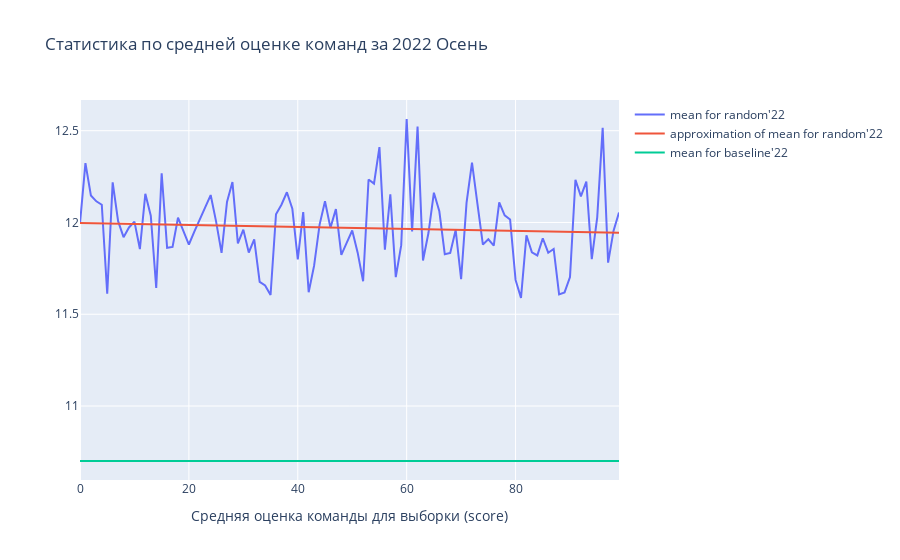

Notebook source saved alongside this figure:
### Code cell
grapth = go.Figure()
grapth.add_trace(go.Scatter(x=list(stat_projects_22.keys()), y=[x[0][0] for x in list(stat_projects_22.values())], mode='lines', name="mean for random'22"))
grapth.add_trace(go.Scatter(x=x_1, y=y_1, mode='lines', name="approximation of mean for random'22"))

grapth.add_trace(go.Scatter(x=list(stat_projects_22.keys()), y=[mean_baseline_22]*100, mode='lines', name="mean for baseline'22"))
grapth.update_layout(title='Cтатистика по средней оценке команд за 2022 Осень', xaxis_title='Средняя оценка команды для выборки (score)', yaxis_title='')

grapth.show()
